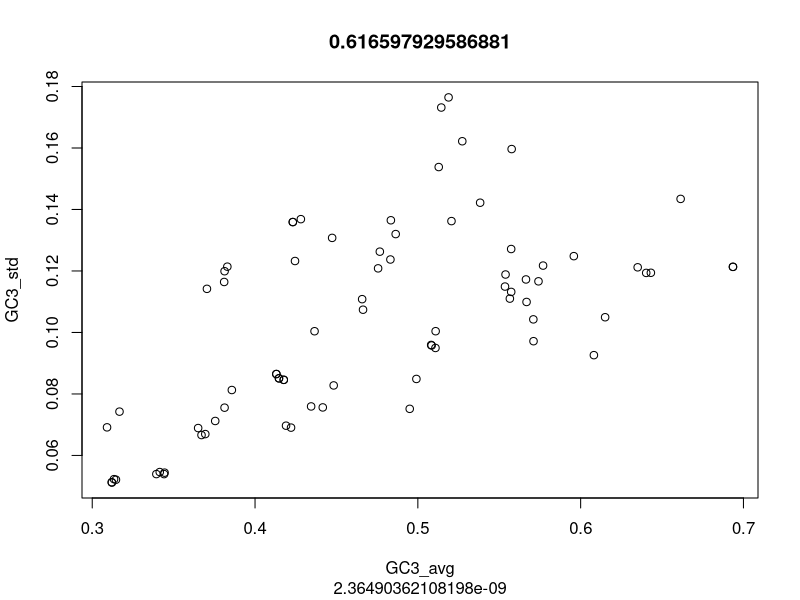

Generate this figure with R: (Note: this script raises an error after producing the figure.)
#!/usr/bin/Rscript
args = commandArgs(TRUE)

buc = read.table("../final_output_2.txt", sep="\t", header=T)
bio = read.csv("../bioWithPerry.csv")
bio = read.csv("../bio.csv")
biobuc = merge(bio,buc, by.x="focal", by.y="dataset")

attach(biobuc)
names(biobuc)

plot(GC3_avg, GC3_std, sub=cor.test(GC3_avg, GC3_std)$p.val, main=cor.test(GC3_avg, GC3_std)$estimate)

plot(log(juvSize), r_expression_ENcP, sub=cor.test(log(juvSize), r_expression_ENcP)$p.val, main=(cor.test(log(juvSize), r_expression_ENcP)$estimate)^2)
text(log(juvSize), r_expression_ENcP, sub=cor.test(log(juvSize), r_expression_ENcP)$p.val, main=(cor.test(log(juvSize), r_expression_ENcP)$estimate)^2, focal)

plot(piS, r_expression_ENcP, sub=cor.test(piS, r_expression_ENcP)$p.val, main=(cor.test(piS, r_expression_ENcP)$estimate)^2)
text(log(piS), r_expression_ENcP, sub=cor.test(log(piS), r_expression_ENcP)$p.val, main=cor.test(log(piS), r_expression_ENcP)$estimate, focal)

plot(log(longevity), r_expression_ENcP, sub=cor.test(log(longevity), r_expression_ENcP)$p.val, main=(cor.test(log(longevity), r_expression_ENcP, method="pearson")$estimate)^2, bg='grey60', pch=21, cex=1.5)
abline(lm(r_expression_ENcP~log(longevity)), col='red')
text(log(longevity), r_expression_ENcP, sub=cor.test(log(longevity), r_expression_ENcP)$p.val, main=(cor.test(log(longevity), r_expression_ENcP)$estimate)^2, focal)
dev.print(pdf,'../figures/longevityBuc.pdf')

plot(log(sexmat), r_expression_ENcP, sub=cor.test(log(sexmat), r_expression_ENcP)$p.val, main=(cor.test(log(sexmat), r_expression_ENcP, method="pearson")$estimate)^2, bg='grey60', pch=21, cex=1.5)
